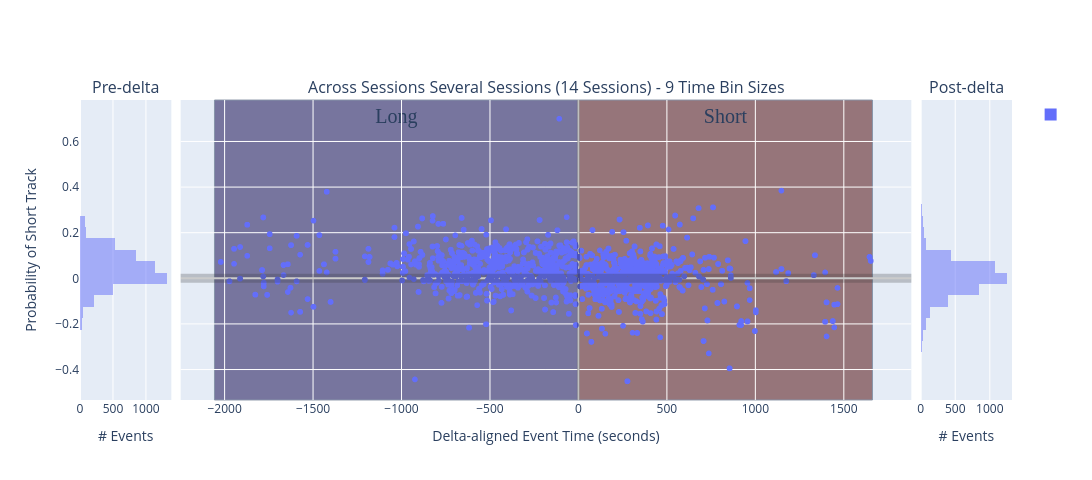

The cell this chart's notebook holds for it:
### Code cell
# Laps test
concatenated_ripple_df = deepcopy(all_sessions_simple_pearson_laps_df)

scatter_title = 'Several Sessions'
variable_name = 'wcorr_abs_diff'
px_scatter_kwargs = {'x': 'delta_aligned_start_t', 'y': variable_name, 'title': scatter_title, 'range_y': [0.0, 1.0], 'labels': {'session_name': 'Session', 'time_bin_size': 'tbin_size'}} 
new_fig_ripples, figure_context = plotly_pre_post_delta_scatter(data_results_df=deepcopy(concatenated_ripple_df), out_scatter_fig=None, histogram_bins=histogram_bins,
                        px_scatter_kwargs=px_scatter_kwargs, histogram_variable_name=variable_name, forced_range_y=None,
                        time_delta_tuple=(earliest_delta_aligned_t_start, 0.0, latest_delta_aligned_t_end))
new_fig_ripples.update_layout(fig_size_kwargs)
new_fig_ripples

### Figure 1 — Plotly figure (JSON) as saved in the notebook; plotly's stock layout.template omitted (floating-point values rounded to 4 significant figures; data arrays with more than 128 entries replaced by an {"elided": "..."} marker saying what was removed)
{"data": [{"alignmentgroup": "True", "bingroup": "y", "hovertemplate": "count=%{x}<br>wcorr_abs_diff=%{y}<extra></extra>", "legendgroup": "", "marker": {"color": "#636efa", "opacity": 0.5, "pattern": {"shape": ""}}, "name": "", "nbinsy": 25, "offsetgroup": "", "orientation": "h", "showlegend": true, "type": "histogram", "xaxis": "x", "y": {"elided": "4779 float values"}, "yaxis": "y"}, {"hovertemplate": "delta_aligned_start_t=%{x}<br>wcorr_abs_diff=%{y}<extra></extra>", "legendgroup": "", "marker": {"color": "#636efa", "symbol": "circle"}, "mode": "markers", "name": "", "showlegend": false, "type": "scattergl", "x": {"elided": "9257 float values"}, "xaxis": "x2", "y": {"elided": "9257 float values"}, "yaxis": "y2"}, {"alignmentgroup": "True", "bingroup": "y", "hovertemplate": "count=%{x}<br>wcorr_abs_diff=%{y}<extra></extra>", "legendgroup": "", "marker": {"color": "#636efa", "opacity": 0.5, "pattern": {"shape": ""}}, "name": "", "nbinsy": 25, "offsetgroup": "", "orientation": "h", "showlegend": false, "type": "histogram", "xaxis": "x3", "y": {"elided": "4478 float values"}, "yaxis": "y3"}], "layout": {"annotations": [{"font": {"size": 16}, "showarrow": false, "text": "Pre-delta", "x": 0.049, "xanchor": "center", "xref": "paper", "y": 1, "yanchor": "bottom", "yref": "paper"}, {"font": {"size": 16}, "showarrow": false, "text": "Across Sessions Several Sessions (14 Sessions) - 9 Time Bin Sizes", "x": 0.5, "xanchor": "center", "xref": "paper", "y": 1, "yanchor": "bottom", "yref": "paper"}, {"font": {"size": 16}, "showarrow": false, "text": "Post-delta", "x": 0.951, "xanchor": "center", "xref": "paper", "y": 1, "yanchor": "bottom", "yref": "paper"}], "barmode": "overlay", "height": 480, "shapes": [{"line": {"color": "rgba(0.2,0.2,0.2,.25)", "width": 9}, "type": "line", "x0": 0, "x1": 1, "xref": "x2 domain", "y0": 0, "y1": 0, "yref": "y2"}, {"line": {"color": "rgba(0,0,0,.25)", "width": 3}, "type": "line", "x0": 0, "x1": 0, "xref": "x2", "y0": 0, "y1": 1, "yref": "y2 domain"}, {"fillcolor": "#0b0049", "label": {"font": {"family": "Times New Roman", "size": 20}, "text": "Long", "textposition": "top center"}, "layer": "below", "line": {"width": 1}, "opacity": 0.5, "type": "rect", "x0": -2057.0, "x1": 0, "xref": "x2", "y0": 0, "y1": 1, "yref": "y2 domain"}, {"fillcolor": "#490000", "label": {"font": {"family": "Times New Roman", "size": 20}, "text": "Short", "textposition": "top center"}, "layer": "below", "line": {"width": 1}, "opacity": 0.5, "type": "rect", "x0": 0, "x1": 1662.0, "xref": "x2", "y0": 0, "y1": 1, "yref": "y2 domain"}], "width": 1650, "xaxis": {"anchor": "y", "domain": [0, 0.098], "title": {"text": "# Events"}}, "xaxis2": {"anchor": "y2", "domain": [0.108, 0.892], "title": {"text": "Delta-aligned Event Time (seconds)"}}, "xaxis3": {"anchor": "y3", "domain": [0.902, 1], "title": {"text": "# Events"}}, "yaxis": {"anchor": "x", "domain": [0, 1], "title": {"text": "Probability of Short Track"}}, "yaxis2": {"anchor": "x2", "domain": [0, 1], "matches": "y", "showticklabels": false}, "yaxis3": {"anchor": "x3", "domain": [0, 1], "matches": "y", "showticklabels": false}}}
